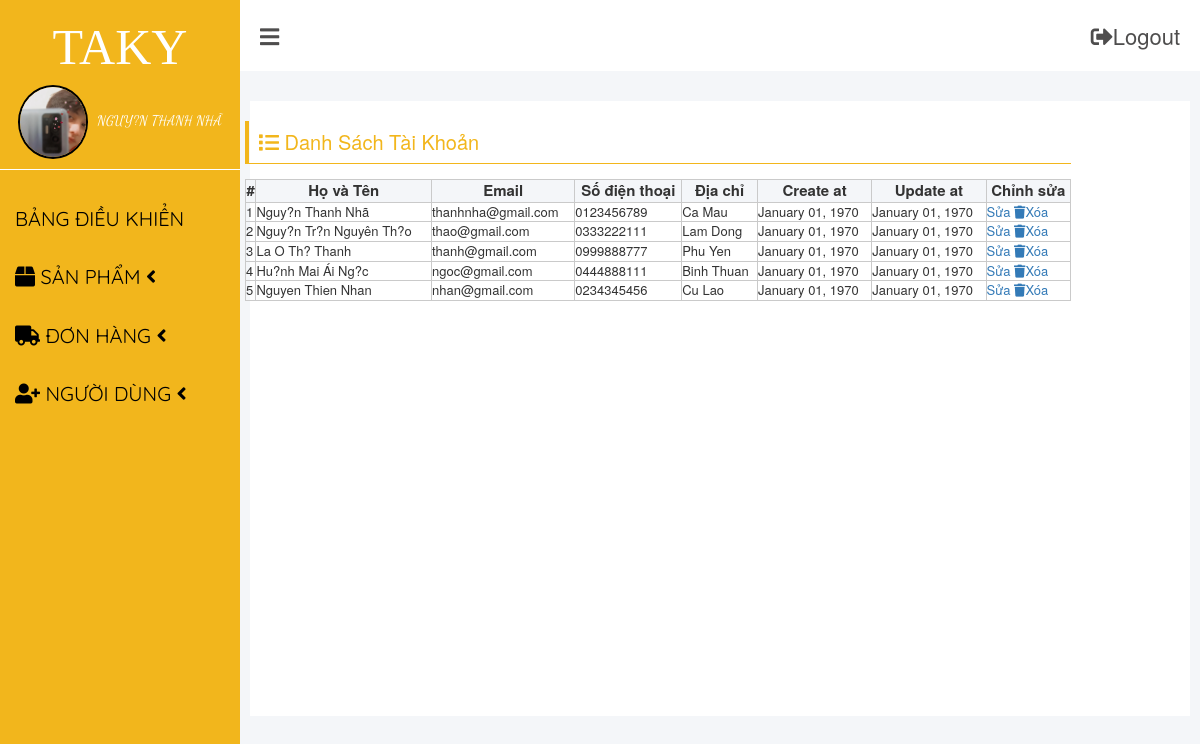
The app's page /users-view.php (signed in) with its own data.
### tables this page shows
CREATE TABLE `taikhoan` (
  `id` int(11) NOT NULL,
  `hoten` varchar(100) NOT NULL,
  `tendangnhap` varchar(100) NOT NULL,
  `matkhau` varchar(300) NOT NULL,
  `email` varchar(100) NOT NULL,
  `sdt` varchar(10) NOT NULL,
  `diachi` varchar(300) NOT NULL,
  `create_at` datetime DEFAULT NULL,
  `update_at` datetime DEFAULT NULL
);

### Database/show-users.php (called while the page is built)
<?php
    include('connection.php');
    $stmt = $conn->prepare("SELECT * FROM taikhoan ORDER BY create_at DESC");
    $stmt->execute();
    $stmt->setFetchMode(PDO::FETCH_ASSOC);
    return $stmt->fetchAll();
?>

### users-view.php (the view, shortened to what this page needs)
<?php
    $user = $_SESSION['user'];
    $users = include('Database/show-users.php');
?>
<!DOCTYPE html>
<html>
    <head>
        <link rel="stylesheet" type="text/css" href="./CSS/hethong.css">
        <link rel="stylesheet" href="https://cdnjs.cloudflare.com/ajax/libs/font-awesome/5.15.4/css/all.min.css" />
        <link rel="stylesheet" href="https://cdnjs.cloudflare.com/ajax/libs/bootstrap3-dialog/1.35.4/css/bootstrap-dialog.min.css" />
    </head>
    <body>
        <div id="dashboardMainContainer">
            <?php include("./Partials/app-sidebar.php") ?>
            <div class="dashboard_content_container" id="dashboard_content_container">
                <?php include("./Partials/app-topnav.php") ?>
                <div class="dashboard_content">
                    <div class="dashboard_content_main">
                        <div class="row">
                            <div class="column column-7">
                                <h2 class="section_header"><i class="fa fa-list"></i>  Danh Sách Tài Khoản</h2>
                                <div class="section_content">
                                    <div class="users">
                                        <table>
                                            <thead>
                                                <tr>
                                                    <th>#</th>
                                                    <th>Họ và Tên</th>
                                                    <th>Email</th>
                                                    <th>Số điện thoại</th>
                                                    <th>Địa chỉ</th>
                                                    <th>Create at</th>
                                                    <th>Update at</th>
                                                    <th>Chỉnh sửa</th>
                                                </tr>
                                            </thead>
                                            <tbody>
                                                <?php foreach($users as $index => $user){ ?>
                                                <tr>
                                                    <td><?= $index + 1 ?></td>
                                                    <td class="hoten"><?= $user['hoten'] ?></td>
                                                    <td class="email"><?= $user['email'] ?></td>
                                                    <td class="sdt"><?= $user['sdt'] ?></td>
                                                    <td class="diachi"><?= $user['diachi'] ?></td>
                                                    <td><?= date('F d, Y', strtotime($user['create_at'])) ?></td>
                                                    <td><?= date('F d, Y', strtotime($user['update_at'])) ?></td>
                                                    <td>
                                                        <a href="" class="updateUser" data-userid="<?= $user['id'] ?>"><i class="fa fa-pencil"></i>Sửa</a>
                                                        <a href="" class="deleteUser" data-userid="<?= $user['id'] ?>" data-fname="<?= $user['hoten'] ?>"><i class="fa fa-trash"></i>Xóa</a>
                                                    </td>
                                                </tr>
                                                <?php } ?>
                                            </tbody>
                                        </table>
                                    </div>
                                </div>
                            </div>
                        </div>
                    </div>
                </div>
            </div>
        </div>
        <link rel="stylesheet" href="https://maxcdn.bootstrapcdn.com/bootstrap/3.3.7/css/bootstrap.min.css">
        <link rel="stylesheet" href="https://maxcdn.bootstrapcdn.com/bootstrap/3.3.7/css/bootstrap-theme.min.css">
    </body>
</html>

### Partials/app-sidebar.php (shortened to what this page needs)
<div class="dashboard_sidebar" id="dashboard_sidebar">
    <h3 class="dashboard_logo" id="dashboard_logo">TAKY</h3>
    <div class="dashboard_sidebar_user">
        <img src="Images/nha.png" alt="User image." id="userImage"/>
        <span><?= $user['hoten']?></span>
    </div>
    <div class="dashboard_sidebar_menus">
        <ul class="dashboard_menu_lists">
            <li class="liMainMenu">
                <a href="./hethong.php"><i class="fa fa-dashboard"></i><span class="menuText">Bảng điều khiển</span></a>
            </li>
            <li class="liMainMenu">
                <a href="javascript:void(0);" class="showHideSubMenu">
                    <i class="fa fa-box showHideSubMenu"></i>
                    <span class="menuText showHideSubMenu">Sản phẩm</span>
                    <i class="fa fa-angle-left mainMenuIconArrow showHideSubMenu"></i>
                </a>
            </li>
            <li class="liMainMenu">
                <a href="javascript:void(0);" class="showHideSubMenu">
                    <i class="fa fa-truck showHideSubMenu"></i>
                    <span class="menuText showHideSubMenu">Đơn hàng</span>
                    <i class="fa fa-angle-left mainMenuIconArrow showHideSubMenu"></i>
                </a>
            </li>
            <li class="liMainMenu showHideSubMenu">
                <a href="javascript:void(0);" class="showHideSubMenu">
                    <i class="fa fa-user-plus showHideSubMenu"></i>
                    <span class="menuText showHideSubMenu">Người dùng</span>
                    <i class="fa fa-angle-left mainMenuIconArrow showHideSubMenu"></i>
                </a>
            </li>
        </ul>
    </div>
</div>

### Partials/app-topnav.php
<div class="dashboard_topNav">
    <a href="" id="toggleBtn"><i class="fas fa-bars"></i></a>
    <a href="./Database/logout.php" id="logoutBtn"><i class="fas fa-sign-out-alt"></i>Logout</a>
</div>

### CSS/hethong.css (style rules this page uses)
*, *::before, *::after { box-sizing: border-box; }
ul[class], ol[class] { padding: 0; }
body, h1, h2, h3, h4, p, ul[class], ol[class], li, figure, figcaption, blockquote, dl, dd { margin: 0; }
body { min-height: 100vh; scroll-behavior: smooth; text-rendering: optimizeSpeed; line-height: 1.5; }
ul[class], ol[class] { list-style: none; }
a:not([class]) { text-decoration-skip-ink: auto; }
img { max-width: 100%; display: block; }
#dashboardMainContainer { display: flex; flex-direction: row; }
div.dashboard_sidebar { width: 20%; background: #F2B61C; height: 100vh; }
div.dashboard_content_container { width: 80%; background: #f4f6f9; }
h3.dashboard_logo { font-family: "Shadows Into"; color: #FFF; font-size: 50px; text-align: center; }
div.dashboard_sidebar_user { text-align: center; position: relative; padding-bottom: 10px; border-bottom: 1px solid #fff; }
div.dashboard_sidebar_user img { width: 70px; display: inline-block; border-radius: 50%; border: 2px solid #000000; margin-right: 5px; vertical-align: middle; }
div.dashboard_sidebar_user span { font-family: "Dancing Script"; top: 20%; font-size: 14px; text-transform: uppercase; color: #fff; display: inline-block; }
ul.dashboard_menu_lists { margin-top: 20px; }
ul.dashboard_menu_lists li { padding: 15px 15px; text-transform: uppercase; }
ul.dashboard_menu_lists li a { font-family: "Quicksand"; text-decoration: none; color: #000000; font-size: 20px; height: 100%; display: block; }
ul.dashboard_menu_lists li a .menuText { text-align: left; }
div.dashboard_topNav { background: #fff; padding: 20px; }
div.dashboard_topNav a { color: rgb(78, 77, 77); font-size: 22px; text-decoration: none; }
a#logoutBtn { float: right; }
div.dashboard_content { padding: 30px 10px 10px 10px; }
div.dashboard_content_main { background: #fff; min-height: 615px; height: 100%; }
div.row { display: flex; flex-direction: row; flex-wrap: wrap; width: 100%; }
div.column { width: 100%; padding: 0 10px; }
div.column-7 { width: 90%; }
h2.section_header { font-size: 20px; color: #F2B61C; border-bottom: 1px solid #F2B61C; padding-bottom: 10px; padding: 10px; border-left: 4px solid #F2B61C; margin-bottom: 15px; }
table, th, td { border: 1px solid #cacaca; border-collapse: collapse; }
table { width: 100%; }
table th { font-size: 15px; text-align: center; background: #f4f6f9; }
table td { font-size: 13px; font-weight: 300; }

### records on screen
taikhoan: hoten "NGUY?N THANH NHÃ", hoten "Nguy?n Thanh Nhã", email "thanhnha@gmail.com", sdt "0123456789", diachi "Ca Mau", create_at "January 01, 1970", update_at "January 01, 1970"
taikhoan: hoten "Nguy?n Tr?n Nguyên Th?o", email "thao@gmail.com", sdt "0333222111", diachi "Lam Dong", create_at "January 01, 1970", update_at "January 01, 1970"
taikhoan: hoten "La O Th? Thanh", email "thanh@gmail.com", sdt "0999888777", diachi "Phu Yen", create_at "January 01, 1970", update_at "January 01, 1970"
taikhoan: hoten "Hu?nh Mai Ái Ng?c", email "ngoc@gmail.com", sdt "0444888111", diachi "Binh Thuan", create_at "January 01, 1970", update_at "January 01, 1970"
taikhoan: hoten "Nguyen Thien Nhan", email "nhan@gmail.com", sdt "0234345456", diachi "Cu Lao", create_at "January 01, 1970", update_at "January 01, 1970"
